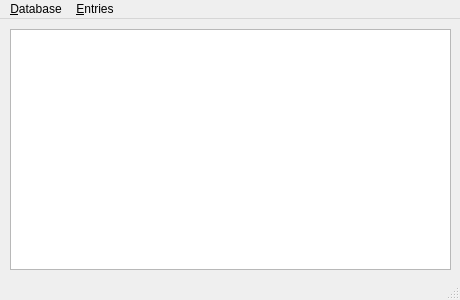
<?xml version="1.0" encoding="UTF-8"?>
<ui version="4.0">
 <class>MainWindow</class>
 <widget class="QMainWindow" name="MainWindow">
  <property name="geometry">
   <rect>
    <x>0</x>
    <y>0</y>
    <width>460</width>
    <height>300</height>
   </rect>
  </property>
  <property name="windowTitle">
   <string>MainWindow</string>
  </property>
  <widget class="QWidget" name="centralwidget">
   <widget class="EntryList" name="treeWidget">
    <property name="geometry">
     <rect>
      <x>10</x>
      <y>10</y>
      <width>441</width>
      <height>241</height>
     </rect>
    </property>
    <property name="columnCount">
     <number>3</number>
    </property>
    <attribute name="headerVisible">
     <bool>false</bool>
    </attribute>
    <attribute name="headerCascadingSectionResizes">
     <bool>false</bool>
    </attribute>
    <attribute name="headerDefaultSectionSize">
     <number>135</number>
    </attribute>
    <attribute name="headerStretchLastSection">
     <bool>true</bool>
    </attribute>
    <column>
     <property name="text">
      <string notr="true">Title</string>
     </property>
     <property name="font">
      <font>
       <weight>75</weight>
       <bold>true</bold>
      </font>
     </property>
     <property name="textAlignment">
      <set>AlignCenter</set>
     </property>
    </column>
    <column>
     <property name="text">
      <string>Username</string>
     </property>
     <property name="font">
      <font>
       <weight>75</weight>
       <bold>true</bold>
      </font>
     </property>
     <property name="textAlignment">
      <set>AlignCenter</set>
     </property>
    </column>
    <column>
     <property name="text">
      <string>Password</string>
     </property>
     <property name="font">
      <font>
       <weight>75</weight>
       <bold>true</bold>
      </font>
     </property>
     <property name="textAlignment">
      <set>AlignCenter</set>
     </property>
    </column>
   </widget>
  </widget>
  <widget class="QMenuBar" name="menubar">
   <property name="geometry">
    <rect>
     <x>0</x>
     <y>0</y>
     <width>460</width>
     <height>19</height>
    </rect>
   </property>
   <widget class="QMenu" name="menuDatabase">
    <property name="title">
     <string>&amp;Database</string>
    </property>
    <addaction name="actionNewDatabase"/>
    <addaction name="actionOpenDatabase"/>
    <addaction name="actionCloseDatabase"/>
    <addaction name="separator"/>
    <addaction name="actionChangeMasterPassword"/>
    <addaction name="separator"/>
    <addaction name="actionSave"/>
    <addaction name="actionSaveAs"/>
    <addaction name="separator"/>
    <addaction name="actionQuit"/>
   </widget>
   <widget class="QMenu" name="menuEntries">
    <property name="title">
     <string>&amp;Entries</string>
    </property>
    <addaction name="actionNewEntry"/>
   </widget>
   <addaction name="menuDatabase"/>
   <addaction name="menuEntries"/>
  </widget>
  <widget class="QStatusBar" name="statusbar">
   <property name="enabled">
    <bool>true</bool>
   </property>
  </widget>
  <action name="actionNewDatabase">
   <property name="text">
    <string>&amp;New database</string>
   </property>
   <property name="shortcut">
    <string>Ctrl+N</string>
   </property>
  </action>
  <action name="actionOpenDatabase">
   <property name="text">
    <string>&amp;Open database</string>
   </property>
   <property name="toolTip">
    <string>Open database</string>
   </property>
   <property name="shortcut">
    <string>Ctrl+O</string>
   </property>
  </action>
  <action name="actionCloseDatabase">
   <property name="enabled">
    <bool>false</bool>
   </property>
   <property name="text">
    <string>&amp;Close database</string>
   </property>
  </action>
  <action name="actionChangeMasterPassword">
   <property name="enabled">
    <bool>false</bool>
   </property>
   <property name="text">
    <string>Change master &amp;password</string>
   </property>
  </action>
  <action name="actionSave">
   <property name="enabled">
    <bool>false</bool>
   </property>
   <property name="text">
    <string>&amp;Save</string>
   </property>
   <property name="shortcut">
    <string>Ctrl+S</string>
   </property>
  </action>
  <action name="actionSaveAs">
   <property name="enabled">
    <bool>false</bool>
   </property>
   <property name="text">
    <string>Save &amp;as...</string>
   </property>
   <property name="shortcut">
    <string>Ctrl+Shift+S</string>
   </property>
  </action>
  <action name="actionQuit">
   <property name="text">
    <string>&amp;Quit</string>
   </property>
   <property name="shortcut">
    <string>Ctrl+Q</string>
   </property>
  </action>
  <action name="actionNewEntry">
   <property name="text">
    <string>&amp;New entry</string>
   </property>
   <property name="shortcut">
    <string>Ctrl+E</string>
   </property>
  </action>
 </widget>
 <customwidgets>
  <customwidget>
   <class>EntryList</class>
   <extends>QTreeWidget</extends>
   <header>gui/EntryList.h</header>
  </customwidget>
 </customwidgets>
 <resources/>
 <connections/>
</ui>
